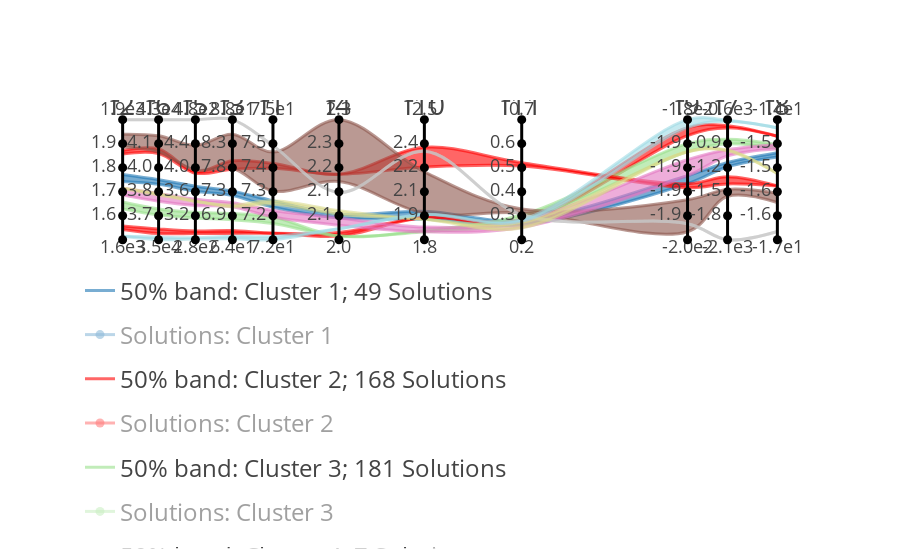

The code cell stored with this chart in its notebook:
### Code cell
data = pd.read_csv("../data/Obj_arch_nds_1.csv")
fig = auto_SCORE(data,
           dist_parameter=0.3, 
           clustering_algorithm="GMM",
           clustering_score="BIC",
           solutions=True,
           #use_absolute_corr = True,
    #distance_formula = 2,
)[0]
fig
